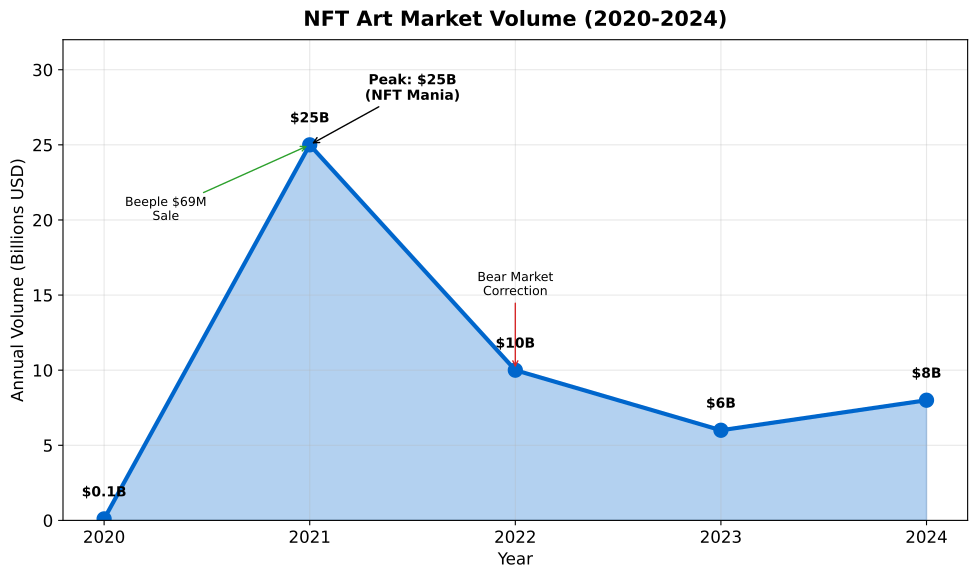

Python code for this plot:
"""
NFT Art Market Volume Trends (2020-2024)
Line chart showing market evolution
"""

import matplotlib.pyplot as plt
import numpy as np
from pathlib import Path

CHART_METADATA = {
    'title': 'NFT Art Market Trends',
    'url': 'https://github.com/Digital-AI-Finance/Blockchain_Crypto/tree/main/Module_C_NFTs_Digital_Assets/L25_Digital_Art_Collectibles/charts/04_art_market_trends'
}

plt.rcParams.update({
    'font.size': 14,
    'axes.labelsize': 14,
    'axes.titlesize': 16,
    'xtick.labelsize': 12,
    'ytick.labelsize': 12,
    'legend.fontsize': 12,
    'figure.figsize': (10, 6),
    'figure.dpi': 150
})

MLPURPLE = '#3333B2'
MLBLUE = '#0066CC'
MLORANGE = '#FF7F0E'
MLGREEN = '#2CA02C'
MLRED = '#D62728'

fig, ax = plt.subplots(figsize=(10, 6))

# Yearly NFT art market volume (billions USD)
years = ['2020', '2021', '2022', '2023', '2024']
volume = [0.1, 25, 10, 6, 8]  # Total market volume

# Plot line with area fill
ax.fill_between(years, volume, alpha=0.3, color=MLBLUE)
ax.plot(years, volume, color=MLBLUE, linewidth=3, marker='o', markersize=10)

# Annotate peak
ax.annotate('Peak: $25B\n(NFT Mania)', xy=(1, 25), xytext=(1.5, 28),
            fontsize=14, fontweight='bold', ha='center',
            arrowprops=dict(arrowstyle='->', color='black'))

# Annotate Beeple sale
ax.annotate('Beeple $69M\nSale', xy=(1, 25), xytext=(0.3, 20),
            fontsize=14, ha='center',
            arrowprops=dict(arrowstyle='->', color=MLGREEN))

# Annotate bear market
ax.annotate('Bear Market\nCorrection', xy=(2, 10), xytext=(2, 15),
            fontsize=14, ha='center',
            arrowprops=dict(arrowstyle='->', color=MLRED))

# Add value labels
for i, (year, vol) in enumerate(zip(years, volume)):
    ax.text(i, vol + 1.5, f'${vol}B', ha='center', fontsize=14, fontweight='bold')

ax.set_ylabel('Annual Volume (Billions USD)', fontsize=15)
ax.set_xlabel('Year', fontsize=15)
ax.set_ylim(0, 32)
ax.grid(True, alpha=0.3)

ax.set_title('NFT Art Market Volume (2020-2024)', fontweight='bold', fontsize=15, pad=10)
plt.tight_layout()

output_path = Path(__file__).parent / 'chart.pdf'
plt.savefig(output_path, bbox_inches='tight', dpi=300)
print(f"Chart saved to: {output_path.absolute()}")
plt.close()
